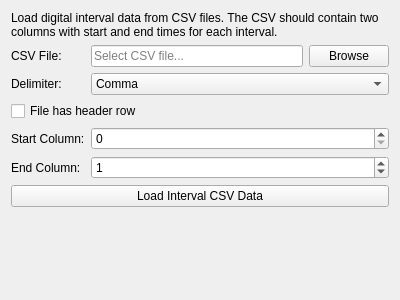
<?xml version="1.0" encoding="UTF-8"?>
<ui version="4.0">
 <class>CSVDigitalIntervalImport_Widget</class>
 <widget class="QWidget" name="CSVDigitalIntervalImport_Widget">
  <property name="geometry">
   <rect>
    <x>0</x>
    <y>0</y>
    <width>400</width>
    <height>300</height>
   </rect>
  </property>
  <property name="windowTitle">
   <string>CSV Digital Interval Import</string>
  </property>
  <layout class="QVBoxLayout" name="verticalLayout">
   <item>
    <widget class="QLabel" name="label_description">
     <property name="text">
      <string>Load digital interval data from CSV files. The CSV should contain two columns with start and end times for each interval.</string>
     </property>
     <property name="wordWrap">
      <bool>true</bool>
     </property>
    </widget>
   </item>
   <item>
    <layout class="QGridLayout" name="gridLayout">
     <item row="0" column="0">
      <widget class="QLabel" name="label_file_path">
       <property name="text">
        <string>CSV File:</string>
       </property>
      </widget>
     </item>
     <item row="0" column="1">
      <widget class="QLineEdit" name="file_path_edit">
       <property name="placeholderText">
        <string>Select CSV file...</string>
       </property>
      </widget>
     </item>
     <item row="0" column="2">
      <widget class="QPushButton" name="browse_button">
       <property name="text">
        <string>Browse</string>
       </property>
      </widget>
     </item>
     <item row="1" column="0">
      <widget class="QLabel" name="label_delimiter">
       <property name="text">
        <string>Delimiter:</string>
       </property>
      </widget>
     </item>
     <item row="1" column="1" colspan="2">
      <widget class="QComboBox" name="delimiter_combo">
       <item>
        <property name="text">
         <string>Comma</string>
        </property>
       </item>
       <item>
        <property name="text">
         <string>Space</string>
        </property>
       </item>
       <item>
        <property name="text">
         <string>Tab</string>
        </property>
       </item>
      </widget>
     </item>
     <item row="2" column="0" colspan="3">
      <widget class="QCheckBox" name="has_header_checkbox">
       <property name="text">
        <string>File has header row</string>
       </property>
       <property name="checked">
        <bool>false</bool>
       </property>
      </widget>
     </item>
     <item row="3" column="0">
      <widget class="QLabel" name="label_start_column">
       <property name="text">
        <string>Start Column:</string>
       </property>
      </widget>
     </item>
     <item row="3" column="1" colspan="2">
      <widget class="QSpinBox" name="start_column_spinbox">
       <property name="toolTip">
        <string>Column index for start time values (0-based).</string>
       </property>
       <property name="minimum">
        <number>0</number>
       </property>
       <property name="maximum">
        <number>10</number>
       </property>
       <property name="value">
        <number>0</number>
       </property>
      </widget>
     </item>
     <item row="4" column="0">
      <widget class="QLabel" name="label_end_column">
       <property name="text">
        <string>End Column:</string>
       </property>
      </widget>
     </item>
     <item row="4" column="1" colspan="2">
      <widget class="QSpinBox" name="end_column_spinbox">
       <property name="toolTip">
        <string>Column index for end time values (0-based).</string>
       </property>
       <property name="minimum">
        <number>0</number>
       </property>
       <property name="maximum">
        <number>10</number>
       </property>
       <property name="value">
        <number>1</number>
       </property>
      </widget>
     </item>
    </layout>
   </item>
   <item>
    <widget class="QPushButton" name="load_button">
     <property name="text">
      <string>Load Interval CSV Data</string>
     </property>
    </widget>
   </item>
   <item>
    <spacer name="verticalSpacer">
     <property name="orientation">
      <enum>Qt::Orientation::Vertical</enum>
     </property>
     <property name="sizeHint" stdset="0">
      <size>
       <width>20</width>
       <height>40</height>
      </size>
     </property>
    </spacer>
   </item>
  </layout>
 </widget>
 <resources/>
 <connections/>
</ui>
